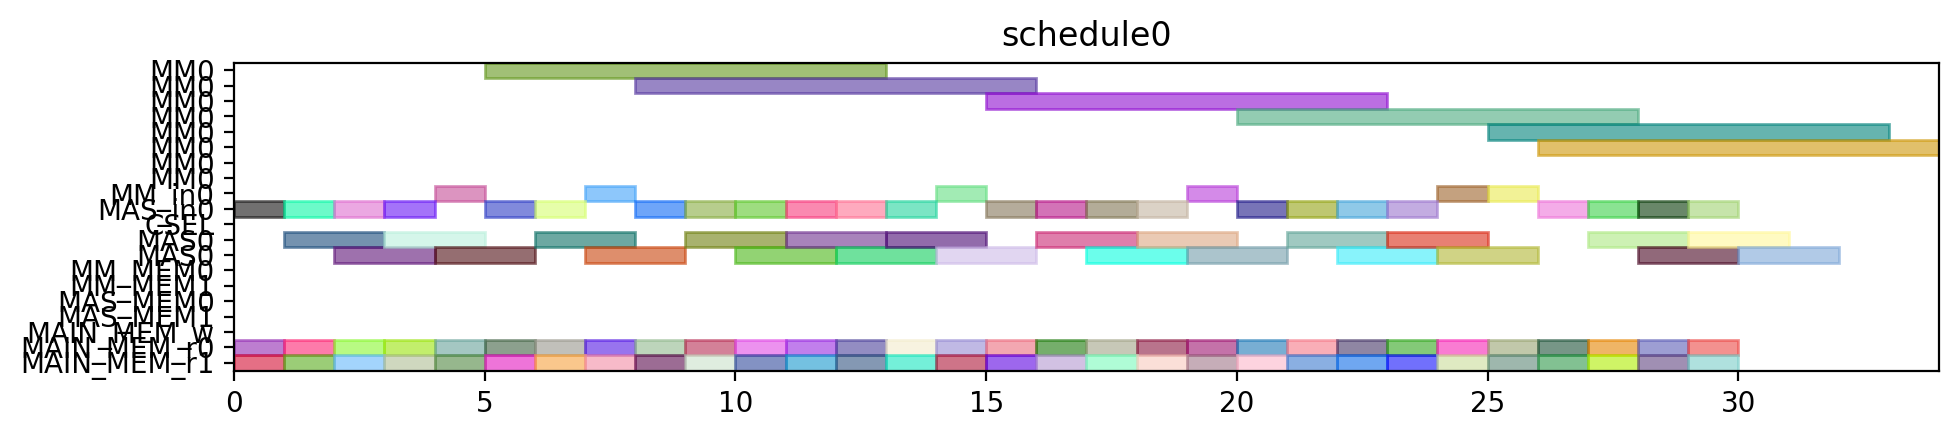

The script that drew this image:
from pyschedule import Scenario, solvers, plotters, alt


def solve():
	horizon = 149
	S = Scenario("schedule0", horizon=horizon)

	# resource
	MM = S.Resources('MM', num=1, size=8)
	MM_in = S.Resources('MM_in', num=1)
	MAS_in = S.Resources('MAS_in', num=1)
	CSEL = S.Resource('CSEL')
	MAS = S.Resources('MAS', num=1, size=2, periods=range(1, horizon))
	MM_MEM = S.Resources('MM_MEM', num=2)
	MAS_MEM = S.Resources('MAS_MEM', num=2)
	MAIN_MEM_w = S.Resource('MAIN_MEM_w', size=1)
	MAIN_MEM_r = S.Resources('MAIN_MEM_r', num=2)

	# result of previous scheduling

	# new tasks
	d_t0_a1_0 = S.Task('d_t0_a1_0', length=2, delay_cost=1)
	d_t0_a1_0 += alt(MAS)
	d_t0_a1_0_in = S.Task('d_t0_a1_0_in', length=1, delay_cost=1)
	d_t0_a1_0_in += alt(MAS_in)
	S += d_t0_a1_0_in*MAS_in[0]<=d_t0_a1_0*MAS[0]

	d_t0_a1_0_mem0 = S.Task('d_t0_a1_0_mem0', length=1, delay_cost=1)
	d_t0_a1_0_mem0 += MAIN_MEM_r[0]
	S += d_t0_a1_0_mem0 <= d_t0_a1_0

	d_t0_a1_0_mem1 = S.Task('d_t0_a1_0_mem1', length=1, delay_cost=1)
	d_t0_a1_0_mem1 += MAIN_MEM_r[1]
	S += d_t0_a1_0_mem1 <= d_t0_a1_0

	d_t0_a1_1 = S.Task('d_t0_a1_1', length=2, delay_cost=1)
	d_t0_a1_1 += alt(MAS)
	d_t0_a1_1_in = S.Task('d_t0_a1_1_in', length=1, delay_cost=1)
	d_t0_a1_1_in += alt(MAS_in)
	S += d_t0_a1_1_in*MAS_in[0]<=d_t0_a1_1*MAS[0]

	d_t0_a1_1_mem0 = S.Task('d_t0_a1_1_mem0', length=1, delay_cost=1)
	d_t0_a1_1_mem0 += MAIN_MEM_r[0]
	S += d_t0_a1_1_mem0 <= d_t0_a1_1

	d_t0_a1_1_mem1 = S.Task('d_t0_a1_1_mem1', length=1, delay_cost=1)
	d_t0_a1_1_mem1 += MAIN_MEM_r[1]
	S += d_t0_a1_1_mem1 <= d_t0_a1_1

	d_t0_t10 = S.Task('d_t0_t10', length=2, delay_cost=1)
	d_t0_t10 += alt(MAS)
	d_t0_t10_in = S.Task('d_t0_t10_in', length=1, delay_cost=1)
	d_t0_t10_in += alt(MAS_in)
	S += d_t0_t10_in*MAS_in[0]<=d_t0_t10*MAS[0]

	d_t0_t10_mem0 = S.Task('d_t0_t10_mem0', length=1, delay_cost=1)
	d_t0_t10_mem0 += MAIN_MEM_r[0]
	S += d_t0_t10_mem0 <= d_t0_t10

	d_t0_t10_mem1 = S.Task('d_t0_t10_mem1', length=1, delay_cost=1)
	d_t0_t10_mem1 += MAIN_MEM_r[1]
	S += d_t0_t10_mem1 <= d_t0_t10

	d_t0_t11 = S.Task('d_t0_t11', length=2, delay_cost=1)
	d_t0_t11 += alt(MAS)
	d_t0_t11_in = S.Task('d_t0_t11_in', length=1, delay_cost=1)
	d_t0_t11_in += alt(MAS_in)
	S += d_t0_t11_in*MAS_in[0]<=d_t0_t11*MAS[0]

	d_t0_t11_mem0 = S.Task('d_t0_t11_mem0', length=1, delay_cost=1)
	d_t0_t11_mem0 += MAIN_MEM_r[0]
	S += d_t0_t11_mem0 <= d_t0_t11

	d_t0_t11_mem1 = S.Task('d_t0_t11_mem1', length=1, delay_cost=1)
	d_t0_t11_mem1 += MAIN_MEM_r[1]
	S += d_t0_t11_mem1 <= d_t0_t11

	d_t0_t3_t0 = S.Task('d_t0_t3_t0', length=8, delay_cost=1)
	d_t0_t3_t0 += alt(MM)
	d_t0_t3_t0_in = S.Task('d_t0_t3_t0_in', length=1, delay_cost=1)
	d_t0_t3_t0_in += alt(MM_in)
	S += d_t0_t3_t0_in*MM_in[0]<=d_t0_t3_t0*MM[0]
	d_t0_t3_t0_mem0 = S.Task('d_t0_t3_t0_mem0', length=1, delay_cost=1)
	d_t0_t3_t0_mem0 += MAIN_MEM_r[0]
	S += d_t0_t3_t0_mem0 <= d_t0_t3_t0

	d_t0_t3_t0_mem1 = S.Task('d_t0_t3_t0_mem1', length=1, delay_cost=1)
	d_t0_t3_t0_mem1 += MAIN_MEM_r[1]
	S += d_t0_t3_t0_mem1 <= d_t0_t3_t0

	d_t0_t3_t1 = S.Task('d_t0_t3_t1', length=8, delay_cost=1)
	d_t0_t3_t1 += alt(MM)
	d_t0_t3_t1_in = S.Task('d_t0_t3_t1_in', length=1, delay_cost=1)
	d_t0_t3_t1_in += alt(MM_in)
	S += d_t0_t3_t1_in*MM_in[0]<=d_t0_t3_t1*MM[0]
	d_t0_t3_t1_mem0 = S.Task('d_t0_t3_t1_mem0', length=1, delay_cost=1)
	d_t0_t3_t1_mem0 += MAIN_MEM_r[0]
	S += d_t0_t3_t1_mem0 <= d_t0_t3_t1

	d_t0_t3_t1_mem1 = S.Task('d_t0_t3_t1_mem1', length=1, delay_cost=1)
	d_t0_t3_t1_mem1 += MAIN_MEM_r[1]
	S += d_t0_t3_t1_mem1 <= d_t0_t3_t1

	d_t0_t3_t2 = S.Task('d_t0_t3_t2', length=2, delay_cost=1)
	d_t0_t3_t2 += alt(MAS)
	d_t0_t3_t2_in = S.Task('d_t0_t3_t2_in', length=1, delay_cost=1)
	d_t0_t3_t2_in += alt(MAS_in)
	S += d_t0_t3_t2_in*MAS_in[0]<=d_t0_t3_t2*MAS[0]

	d_t0_t3_t2_mem0 = S.Task('d_t0_t3_t2_mem0', length=1, delay_cost=1)
	d_t0_t3_t2_mem0 += MAIN_MEM_r[0]
	S += d_t0_t3_t2_mem0 <= d_t0_t3_t2

	d_t0_t3_t2_mem1 = S.Task('d_t0_t3_t2_mem1', length=1, delay_cost=1)
	d_t0_t3_t2_mem1 += MAIN_MEM_r[1]
	S += d_t0_t3_t2_mem1 <= d_t0_t3_t2

	d_t0_t3_t3 = S.Task('d_t0_t3_t3', length=2, delay_cost=1)
	d_t0_t3_t3 += alt(MAS)
	d_t0_t3_t3_in = S.Task('d_t0_t3_t3_in', length=1, delay_cost=1)
	d_t0_t3_t3_in += alt(MAS_in)
	S += d_t0_t3_t3_in*MAS_in[0]<=d_t0_t3_t3*MAS[0]

	d_t0_t3_t3_mem0 = S.Task('d_t0_t3_t3_mem0', length=1, delay_cost=1)
	d_t0_t3_t3_mem0 += MAIN_MEM_r[0]
	S += d_t0_t3_t3_mem0 <= d_t0_t3_t3

	d_t0_t3_t3_mem1 = S.Task('d_t0_t3_t3_mem1', length=1, delay_cost=1)
	d_t0_t3_t3_mem1 += MAIN_MEM_r[1]
	S += d_t0_t3_t3_mem1 <= d_t0_t3_t3

	d_t1_a1_0 = S.Task('d_t1_a1_0', length=2, delay_cost=1)
	d_t1_a1_0 += alt(MAS)
	d_t1_a1_0_in = S.Task('d_t1_a1_0_in', length=1, delay_cost=1)
	d_t1_a1_0_in += alt(MAS_in)
	S += d_t1_a1_0_in*MAS_in[0]<=d_t1_a1_0*MAS[0]

	d_t1_a1_0_mem0 = S.Task('d_t1_a1_0_mem0', length=1, delay_cost=1)
	d_t1_a1_0_mem0 += MAIN_MEM_r[0]
	S += d_t1_a1_0_mem0 <= d_t1_a1_0

	d_t1_a1_0_mem1 = S.Task('d_t1_a1_0_mem1', length=1, delay_cost=1)
	d_t1_a1_0_mem1 += MAIN_MEM_r[1]
	S += d_t1_a1_0_mem1 <= d_t1_a1_0

	d_t1_a1_1 = S.Task('d_t1_a1_1', length=2, delay_cost=1)
	d_t1_a1_1 += alt(MAS)
	d_t1_a1_1_in = S.Task('d_t1_a1_1_in', length=1, delay_cost=1)
	d_t1_a1_1_in += alt(MAS_in)
	S += d_t1_a1_1_in*MAS_in[0]<=d_t1_a1_1*MAS[0]

	d_t1_a1_1_mem0 = S.Task('d_t1_a1_1_mem0', length=1, delay_cost=1)
	d_t1_a1_1_mem0 += MAIN_MEM_r[0]
	S += d_t1_a1_1_mem0 <= d_t1_a1_1

	d_t1_a1_1_mem1 = S.Task('d_t1_a1_1_mem1', length=1, delay_cost=1)
	d_t1_a1_1_mem1 += MAIN_MEM_r[1]
	S += d_t1_a1_1_mem1 <= d_t1_a1_1

	d_t1_t10 = S.Task('d_t1_t10', length=2, delay_cost=1)
	d_t1_t10 += alt(MAS)
	d_t1_t10_in = S.Task('d_t1_t10_in', length=1, delay_cost=1)
	d_t1_t10_in += alt(MAS_in)
	S += d_t1_t10_in*MAS_in[0]<=d_t1_t10*MAS[0]

	d_t1_t10_mem0 = S.Task('d_t1_t10_mem0', length=1, delay_cost=1)
	d_t1_t10_mem0 += MAIN_MEM_r[0]
	S += d_t1_t10_mem0 <= d_t1_t10

	d_t1_t10_mem1 = S.Task('d_t1_t10_mem1', length=1, delay_cost=1)
	d_t1_t10_mem1 += MAIN_MEM_r[1]
	S += d_t1_t10_mem1 <= d_t1_t10

	d_t1_t11 = S.Task('d_t1_t11', length=2, delay_cost=1)
	d_t1_t11 += alt(MAS)
	d_t1_t11_in = S.Task('d_t1_t11_in', length=1, delay_cost=1)
	d_t1_t11_in += alt(MAS_in)
	S += d_t1_t11_in*MAS_in[0]<=d_t1_t11*MAS[0]

	d_t1_t11_mem0 = S.Task('d_t1_t11_mem0', length=1, delay_cost=1)
	d_t1_t11_mem0 += MAIN_MEM_r[0]
	S += d_t1_t11_mem0 <= d_t1_t11

	d_t1_t11_mem1 = S.Task('d_t1_t11_mem1', length=1, delay_cost=1)
	d_t1_t11_mem1 += MAIN_MEM_r[1]
	S += d_t1_t11_mem1 <= d_t1_t11

	d_t1_t3_t0 = S.Task('d_t1_t3_t0', length=8, delay_cost=1)
	d_t1_t3_t0 += alt(MM)
	d_t1_t3_t0_in = S.Task('d_t1_t3_t0_in', length=1, delay_cost=1)
	d_t1_t3_t0_in += alt(MM_in)
	S += d_t1_t3_t0_in*MM_in[0]<=d_t1_t3_t0*MM[0]
	d_t1_t3_t0_mem0 = S.Task('d_t1_t3_t0_mem0', length=1, delay_cost=1)
	d_t1_t3_t0_mem0 += MAIN_MEM_r[0]
	S += d_t1_t3_t0_mem0 <= d_t1_t3_t0

	d_t1_t3_t0_mem1 = S.Task('d_t1_t3_t0_mem1', length=1, delay_cost=1)
	d_t1_t3_t0_mem1 += MAIN_MEM_r[1]
	S += d_t1_t3_t0_mem1 <= d_t1_t3_t0

	d_t1_t3_t1 = S.Task('d_t1_t3_t1', length=8, delay_cost=1)
	d_t1_t3_t1 += alt(MM)
	d_t1_t3_t1_in = S.Task('d_t1_t3_t1_in', length=1, delay_cost=1)
	d_t1_t3_t1_in += alt(MM_in)
	S += d_t1_t3_t1_in*MM_in[0]<=d_t1_t3_t1*MM[0]
	d_t1_t3_t1_mem0 = S.Task('d_t1_t3_t1_mem0', length=1, delay_cost=1)
	d_t1_t3_t1_mem0 += MAIN_MEM_r[0]
	S += d_t1_t3_t1_mem0 <= d_t1_t3_t1

	d_t1_t3_t1_mem1 = S.Task('d_t1_t3_t1_mem1', length=1, delay_cost=1)
	d_t1_t3_t1_mem1 += MAIN_MEM_r[1]
	S += d_t1_t3_t1_mem1 <= d_t1_t3_t1

	d_t1_t3_t2 = S.Task('d_t1_t3_t2', length=2, delay_cost=1)
	d_t1_t3_t2 += alt(MAS)
	d_t1_t3_t2_in = S.Task('d_t1_t3_t2_in', length=1, delay_cost=1)
	d_t1_t3_t2_in += alt(MAS_in)
	S += d_t1_t3_t2_in*MAS_in[0]<=d_t1_t3_t2*MAS[0]

	d_t1_t3_t2_mem0 = S.Task('d_t1_t3_t2_mem0', length=1, delay_cost=1)
	d_t1_t3_t2_mem0 += MAIN_MEM_r[0]
	S += d_t1_t3_t2_mem0 <= d_t1_t3_t2

	d_t1_t3_t2_mem1 = S.Task('d_t1_t3_t2_mem1', length=1, delay_cost=1)
	d_t1_t3_t2_mem1 += MAIN_MEM_r[1]
	S += d_t1_t3_t2_mem1 <= d_t1_t3_t2

	d_t1_t3_t3 = S.Task('d_t1_t3_t3', length=2, delay_cost=1)
	d_t1_t3_t3 += alt(MAS)
	d_t1_t3_t3_in = S.Task('d_t1_t3_t3_in', length=1, delay_cost=1)
	d_t1_t3_t3_in += alt(MAS_in)
	S += d_t1_t3_t3_in*MAS_in[0]<=d_t1_t3_t3*MAS[0]

	d_t1_t3_t3_mem0 = S.Task('d_t1_t3_t3_mem0', length=1, delay_cost=1)
	d_t1_t3_t3_mem0 += MAIN_MEM_r[0]
	S += d_t1_t3_t3_mem0 <= d_t1_t3_t3

	d_t1_t3_t3_mem1 = S.Task('d_t1_t3_t3_mem1', length=1, delay_cost=1)
	d_t1_t3_t3_mem1 += MAIN_MEM_r[1]
	S += d_t1_t3_t3_mem1 <= d_t1_t3_t3

	d_t2_a1_0 = S.Task('d_t2_a1_0', length=2, delay_cost=1)
	d_t2_a1_0 += alt(MAS)
	d_t2_a1_0_in = S.Task('d_t2_a1_0_in', length=1, delay_cost=1)
	d_t2_a1_0_in += alt(MAS_in)
	S += d_t2_a1_0_in*MAS_in[0]<=d_t2_a1_0*MAS[0]

	d_t2_a1_0_mem0 = S.Task('d_t2_a1_0_mem0', length=1, delay_cost=1)
	d_t2_a1_0_mem0 += MAIN_MEM_r[0]
	S += d_t2_a1_0_mem0 <= d_t2_a1_0

	d_t2_a1_0_mem1 = S.Task('d_t2_a1_0_mem1', length=1, delay_cost=1)
	d_t2_a1_0_mem1 += MAIN_MEM_r[1]
	S += d_t2_a1_0_mem1 <= d_t2_a1_0

	d_t2_a1_1 = S.Task('d_t2_a1_1', length=2, delay_cost=1)
	d_t2_a1_1 += alt(MAS)
	d_t2_a1_1_in = S.Task('d_t2_a1_1_in', length=1, delay_cost=1)
	d_t2_a1_1_in += alt(MAS_in)
	S += d_t2_a1_1_in*MAS_in[0]<=d_t2_a1_1*MAS[0]

	d_t2_a1_1_mem0 = S.Task('d_t2_a1_1_mem0', length=1, delay_cost=1)
	d_t2_a1_1_mem0 += MAIN_MEM_r[0]
	S += d_t2_a1_1_mem0 <= d_t2_a1_1

	d_t2_a1_1_mem1 = S.Task('d_t2_a1_1_mem1', length=1, delay_cost=1)
	d_t2_a1_1_mem1 += MAIN_MEM_r[1]
	S += d_t2_a1_1_mem1 <= d_t2_a1_1

	d_t2_t10 = S.Task('d_t2_t10', length=2, delay_cost=1)
	d_t2_t10 += alt(MAS)
	d_t2_t10_in = S.Task('d_t2_t10_in', length=1, delay_cost=1)
	d_t2_t10_in += alt(MAS_in)
	S += d_t2_t10_in*MAS_in[0]<=d_t2_t10*MAS[0]

	d_t2_t10_mem0 = S.Task('d_t2_t10_mem0', length=1, delay_cost=1)
	d_t2_t10_mem0 += MAIN_MEM_r[0]
	S += d_t2_t10_mem0 <= d_t2_t10

	d_t2_t10_mem1 = S.Task('d_t2_t10_mem1', length=1, delay_cost=1)
	d_t2_t10_mem1 += MAIN_MEM_r[1]
	S += d_t2_t10_mem1 <= d_t2_t10

	d_t2_t11 = S.Task('d_t2_t11', length=2, delay_cost=1)
	d_t2_t11 += alt(MAS)
	d_t2_t11_in = S.Task('d_t2_t11_in', length=1, delay_cost=1)
	d_t2_t11_in += alt(MAS_in)
	S += d_t2_t11_in*MAS_in[0]<=d_t2_t11*MAS[0]

	d_t2_t11_mem0 = S.Task('d_t2_t11_mem0', length=1, delay_cost=1)
	d_t2_t11_mem0 += MAIN_MEM_r[0]
	S += d_t2_t11_mem0 <= d_t2_t11

	d_t2_t11_mem1 = S.Task('d_t2_t11_mem1', length=1, delay_cost=1)
	d_t2_t11_mem1 += MAIN_MEM_r[1]
	S += d_t2_t11_mem1 <= d_t2_t11

	d_t2_t3_t0 = S.Task('d_t2_t3_t0', length=8, delay_cost=1)
	d_t2_t3_t0 += alt(MM)
	d_t2_t3_t0_in = S.Task('d_t2_t3_t0_in', length=1, delay_cost=1)
	d_t2_t3_t0_in += alt(MM_in)
	S += d_t2_t3_t0_in*MM_in[0]<=d_t2_t3_t0*MM[0]
	d_t2_t3_t0_mem0 = S.Task('d_t2_t3_t0_mem0', length=1, delay_cost=1)
	d_t2_t3_t0_mem0 += MAIN_MEM_r[0]
	S += d_t2_t3_t0_mem0 <= d_t2_t3_t0

	d_t2_t3_t0_mem1 = S.Task('d_t2_t3_t0_mem1', length=1, delay_cost=1)
	d_t2_t3_t0_mem1 += MAIN_MEM_r[1]
	S += d_t2_t3_t0_mem1 <= d_t2_t3_t0

	d_t2_t3_t1 = S.Task('d_t2_t3_t1', length=8, delay_cost=1)
	d_t2_t3_t1 += alt(MM)
	d_t2_t3_t1_in = S.Task('d_t2_t3_t1_in', length=1, delay_cost=1)
	d_t2_t3_t1_in += alt(MM_in)
	S += d_t2_t3_t1_in*MM_in[0]<=d_t2_t3_t1*MM[0]
	d_t2_t3_t1_mem0 = S.Task('d_t2_t3_t1_mem0', length=1, delay_cost=1)
	d_t2_t3_t1_mem0 += MAIN_MEM_r[0]
	S += d_t2_t3_t1_mem0 <= d_t2_t3_t1

	d_t2_t3_t1_mem1 = S.Task('d_t2_t3_t1_mem1', length=1, delay_cost=1)
	d_t2_t3_t1_mem1 += MAIN_MEM_r[1]
	S += d_t2_t3_t1_mem1 <= d_t2_t3_t1

	d_t2_t3_t2 = S.Task('d_t2_t3_t2', length=2, delay_cost=1)
	d_t2_t3_t2 += alt(MAS)
	d_t2_t3_t2_in = S.Task('d_t2_t3_t2_in', length=1, delay_cost=1)
	d_t2_t3_t2_in += alt(MAS_in)
	S += d_t2_t3_t2_in*MAS_in[0]<=d_t2_t3_t2*MAS[0]

	d_t2_t3_t2_mem0 = S.Task('d_t2_t3_t2_mem0', length=1, delay_cost=1)
	d_t2_t3_t2_mem0 += MAIN_MEM_r[0]
	S += d_t2_t3_t2_mem0 <= d_t2_t3_t2

	d_t2_t3_t2_mem1 = S.Task('d_t2_t3_t2_mem1', length=1, delay_cost=1)
	d_t2_t3_t2_mem1 += MAIN_MEM_r[1]
	S += d_t2_t3_t2_mem1 <= d_t2_t3_t2

	d_t2_t3_t3 = S.Task('d_t2_t3_t3', length=2, delay_cost=1)
	d_t2_t3_t3 += alt(MAS)
	d_t2_t3_t3_in = S.Task('d_t2_t3_t3_in', length=1, delay_cost=1)
	d_t2_t3_t3_in += alt(MAS_in)
	S += d_t2_t3_t3_in*MAS_in[0]<=d_t2_t3_t3*MAS[0]

	d_t2_t3_t3_mem0 = S.Task('d_t2_t3_t3_mem0', length=1, delay_cost=1)
	d_t2_t3_t3_mem0 += MAIN_MEM_r[0]
	S += d_t2_t3_t3_mem0 <= d_t2_t3_t3

	d_t2_t3_t3_mem1 = S.Task('d_t2_t3_t3_mem1', length=1, delay_cost=1)
	d_t2_t3_t3_mem1 += MAIN_MEM_r[1]
	S += d_t2_t3_t3_mem1 <= d_t2_t3_t3

	d_t3000 = S.Task('d_t3000', length=2, delay_cost=1)
	d_t3000 += alt(MAS)
	d_t3000_in = S.Task('d_t3000_in', length=1, delay_cost=1)
	d_t3000_in += alt(MAS_in)
	S += d_t3000_in*MAS_in[0]<=d_t3000*MAS[0]

	d_t3000_mem0 = S.Task('d_t3000_mem0', length=1, delay_cost=1)
	d_t3000_mem0 += MAIN_MEM_r[0]
	S += d_t3000_mem0 <= d_t3000

	d_t3000_mem1 = S.Task('d_t3000_mem1', length=1, delay_cost=1)
	d_t3000_mem1 += MAIN_MEM_r[1]
	S += d_t3000_mem1 <= d_t3000

	d_t3001 = S.Task('d_t3001', length=2, delay_cost=1)
	d_t3001 += alt(MAS)
	d_t3001_in = S.Task('d_t3001_in', length=1, delay_cost=1)
	d_t3001_in += alt(MAS_in)
	S += d_t3001_in*MAS_in[0]<=d_t3001*MAS[0]

	d_t3001_mem0 = S.Task('d_t3001_mem0', length=1, delay_cost=1)
	d_t3001_mem0 += MAIN_MEM_r[0]
	S += d_t3001_mem0 <= d_t3001

	d_t3001_mem1 = S.Task('d_t3001_mem1', length=1, delay_cost=1)
	d_t3001_mem1 += MAIN_MEM_r[1]
	S += d_t3001_mem1 <= d_t3001

	d_t3010 = S.Task('d_t3010', length=2, delay_cost=1)
	d_t3010 += alt(MAS)
	d_t3010_in = S.Task('d_t3010_in', length=1, delay_cost=1)
	d_t3010_in += alt(MAS_in)
	S += d_t3010_in*MAS_in[0]<=d_t3010*MAS[0]

	d_t3010_mem0 = S.Task('d_t3010_mem0', length=1, delay_cost=1)
	d_t3010_mem0 += MAIN_MEM_r[0]
	S += d_t3010_mem0 <= d_t3010

	d_t3010_mem1 = S.Task('d_t3010_mem1', length=1, delay_cost=1)
	d_t3010_mem1 += MAIN_MEM_r[1]
	S += d_t3010_mem1 <= d_t3010

	d_t3011 = S.Task('d_t3011', length=2, delay_cost=1)
	d_t3011 += alt(MAS)
	d_t3011_in = S.Task('d_t3011_in', length=1, delay_cost=1)
	d_t3011_in += alt(MAS_in)
	S += d_t3011_in*MAS_in[0]<=d_t3011*MAS[0]

	d_t3011_mem0 = S.Task('d_t3011_mem0', length=1, delay_cost=1)
	d_t3011_mem0 += MAIN_MEM_r[0]
	S += d_t3011_mem0 <= d_t3011

	d_t3011_mem1 = S.Task('d_t3011_mem1', length=1, delay_cost=1)
	d_t3011_mem1 += MAIN_MEM_r[1]
	S += d_t3011_mem1 <= d_t3011

	d_t4000 = S.Task('d_t4000', length=2, delay_cost=1)
	d_t4000 += alt(MAS)
	d_t4000_in = S.Task('d_t4000_in', length=1, delay_cost=1)
	d_t4000_in += alt(MAS_in)
	S += d_t4000_in*MAS_in[0]<=d_t4000*MAS[0]

	d_t4000_mem0 = S.Task('d_t4000_mem0', length=1, delay_cost=1)
	d_t4000_mem0 += MAIN_MEM_r[0]
	S += d_t4000_mem0 <= d_t4000

	d_t4000_mem1 = S.Task('d_t4000_mem1', length=1, delay_cost=1)
	d_t4000_mem1 += MAIN_MEM_r[1]
	S += d_t4000_mem1 <= d_t4000

	d_t4001 = S.Task('d_t4001', length=2, delay_cost=1)
	d_t4001 += alt(MAS)
	d_t4001_in = S.Task('d_t4001_in', length=1, delay_cost=1)
	d_t4001_in += alt(MAS_in)
	S += d_t4001_in*MAS_in[0]<=d_t4001*MAS[0]

	d_t4001_mem0 = S.Task('d_t4001_mem0', length=1, delay_cost=1)
	d_t4001_mem0 += MAIN_MEM_r[0]
	S += d_t4001_mem0 <= d_t4001

	d_t4001_mem1 = S.Task('d_t4001_mem1', length=1, delay_cost=1)
	d_t4001_mem1 += MAIN_MEM_r[1]
	S += d_t4001_mem1 <= d_t4001

	solvers.mip.solve(S,msg=1,kind='CPLEX',ratio_gap=1.01)

	solution = [['hoge']*len(S.solution()[1]) for i in range(len(S.solution()))]
	for i in range(len(S.solution())):
		for j in range(len(S.solution()[i])):
			solution[i][j]=str(S.solution()[i][j])
	print(solution)

	cycles = int(solution[-1][3])

	pic_file_name = "/mnt/rose/usr1/fukuda/ABE/multiRAM_multiMAS_16mux/scheduling_result/stage8MM1_stage2MAS1/FP12_LADDERMUL/schedule0.png"
	if(S.solution() != []):
		plotters.matplotlib.plot(S,img_filename=pic_file_name, show_task_labels=False, fig_size=(cycles*0.25+3, 2))

	return solution
